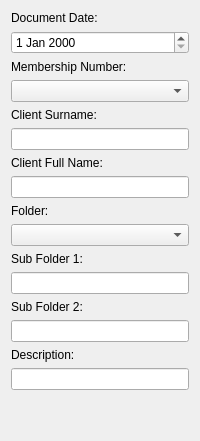
                <widget class="QWidget" name="filing_loc_sipp_page">
                 <layout class="QVBoxLayout" name="verticalLayout_15">
                  <item>
                   <widget class="QLabel" name="filing_loc_sipp_doc_date_label">
                    <property name="text">
                     <string>Document Date:</string>
                    </property>
                   </widget>
                  </item>
                  <item>
                   <widget class="QDateEdit" name="filing_loc_sipp_doc_date"/>
                  </item>
                  <item>
                   <widget class="QLabel" name="filing_loc_sipp_member_label">
                    <property name="text">
                     <string>Membership Number:</string>
                    </property>
                   </widget>
                  </item>
                  <item>
                   <widget class="QComboBox" name="filing_loc_sipp_member_number">
                    <property name="cursor">
                     <cursorShape>PointingHandCursor</cursorShape>
                    </property>
                   </widget>
                  </item>
                  <item>
                   <widget class="QLabel" name="filing_loc_sipp_surname_label">
                    <property name="text">
                     <string>Client Surname:</string>
                    </property>
                   </widget>
                  </item>
                  <item>
                   <widget class="QLineEdit" name="filing_loc_sipp_surname">
                    <property name="readOnly">
                     <bool>true</bool>
                    </property>
                   </widget>
                  </item>
                  <item>
                   <widget class="QLabel" name="filing_loc_sipp_full_name_label">
                    <property name="text">
                     <string>Client Full Name:</string>
                    </property>
                   </widget>
                  </item>
                  <item>
                   <widget class="QLineEdit" name="filing_loc_sipp_full_name">
                    <property name="readOnly">
                     <bool>true</bool>
                    </property>
                   </widget>
                  </item>
                  <item>
                   <widget class="QLabel" name="filing_loc_sipp_folder_label">
                    <property name="text">
                     <string>Folder:</string>
                    </property>
                   </widget>
                  </item>
                  <item>
                   <widget class="QComboBox" name="filing_loc_sipp_folder">
                    <property name="cursor">
                     <cursorShape>PointingHandCursor</cursorShape>
                    </property>
                   </widget>
                  </item>
                  <item>
                   <widget class="QLabel" name="filing_loc_sipp_subfolder1_label">
                    <property name="text">
                     <string>Sub Folder 1:</string>
                    </property>
                   </widget>
                  </item>
                  <item>
                   <widget class="QLineEdit" name="filing_loc_sipp_subfolder1"/>
                  </item>
                  <item>
                   <widget class="QLabel" name="filing_loc_sipp_subfolder2_label">
                    <property name="text">
                     <string>Sub Folder 2:</string>
                    </property>
                   </widget>
                  </item>
                  <item>
                   <widget class="QLineEdit" name="filing_loc_sipp_subfolder2"/>
                  </item>
                  <item>
                   <widget class="QLabel" name="filing_loc_sipp_description_label">
                    <property name="text">
                     <string>Description:</string>
                    </property>
                   </widget>
                  </item>
                  <item>
                   <widget class="QLineEdit" name="filing_loc_sipp_description"/>
                  </item>
                  <item>
                   <spacer name="verticalSpacer_27">
                    <property name="orientation">
                     <enum>Qt::Vertical</enum>
                    </property>
                    <property name="sizeHint" stdset="0">
                     <size>
                      <width>20</width>
                      <height>40</height>
                     </size>
                    </property>
                   </spacer>
                  </item>
                 </layout>
                </widget>
